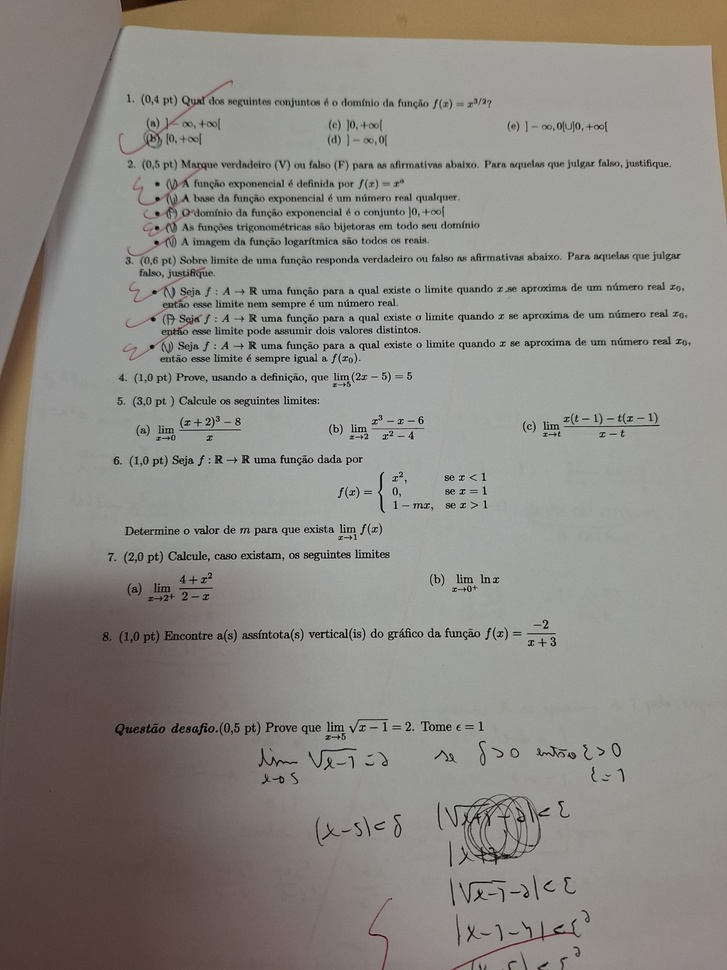
#> input picture imgs/documento.jpg, 727 x 970 px, shrunk from 1200 x 1600 before the run; its folder holds only this picture in this run
$ python 'convolução_manual.py'
#> lines starting #> are read from the running program, lines starting #| are printed output that depends on the picture
import cv2
import numpy as np
import skimage as ski
from skimage.color import rgb2gray
from skimage import io
import matplotlib.pyplot as plt
import os
import time

# Obtém o caminho absoluto do diretório onde o script está
DIRETORIO_SCRIPT = os.path.dirname(os.path.abspath(__file__))
# Assume que a estrutura é .../PDI/FiltragemEspacial/
DIRETORIO_RAIZ_PDI = os.path.dirname(DIRETORIO_SCRIPT)

print(f"Caminho do diretório raiz PDI: {DIRETORIO_RAIZ_PDI}")
print(f"Caminho do diretório de script: {DIRETORIO_SCRIPT}")


# --- Funções de Convolução ---

def aplicar_convolucao_manual(imagem_entrada, kernel):

    imagem_float = imagem_entrada.astype(np.float32)

    # Obtém dimensões da imagem e do kernel
    (altura_img, largura_img) = imagem_float.shape
    (altura_kernel, largura_kernel) = kernel.shape

    # Calcula o padding necessário (assumindo kernels ímpares)
    padding = (largura_kernel - 1) // 2

    # Cria a imagem de saída, que terá o mesmo tamanho da original
    imagem_saida = np.zeros((altura_img, largura_img), dtype=np.float32)

    # Aplica o preenchimento de zeros (padding) nas bordas
    imagem_com_padding = cv2.copyMakeBorder(imagem_float, padding, padding, padding, padding, cv2.BORDER_CONSTANT, value=0)

    # Loop principal: iteração pixel a pixel
    # Itera sobre as coordenadas (y, x) da imagem de saída
    for y in range(altura_img):
        for x in range(largura_img):
            # Extrai a ROI (Região de Interesse) - a janela sob o kernel
            # A janela é extraída da imagem com padding
            regiao_interesse = imagem_com_padding[y:y + altura_kernel, x:x + largura_kernel]

            # Executa a operação de convolução: multiplicação elemento a elemento
            # entre a ROI e o kernel, seguida pela soma.
            valor = (regiao_interesse * kernel).sum()

            # Armazena o valor resultante no pixel (y, x) da imagem de saída
            imagem_saida[y, x] = valor

    return imagem_saida

# Criar diretório de saída antes do loop
DIRETORIO_SAIDA = os.path.join(DIRETORIO_SCRIPT, 'Resultados', 'convolucao_manual')
os.makedirs(DIRETORIO_SAIDA, exist_ok=True)

DIRETORIO_ENTRADA = os.path.join(DIRETORIO_SCRIPT, 'imgs')

for filename in os.listdir(DIRETORIO_ENTRADA):
    # Verifica se é uma imagem válida
    if not filename.lower().endswith(('.png', '.jpg', '.jpeg', '.tif', '.tiff', '.bmp')):
        print(f"Pulando arquivo: {filename} (não é imagem)")
        continue

    # --- Configurações ---
    caminho_completo_imagem = os.path.join(DIRETORIO_ENTRADA, filename)

    print(f"\n=== Processando: {filename} ===")

    # 1. Definição dos Kernels Manuais 3x3
    # Kernel da Média 3x3: Suavização (todos os pesos iguais, somam 1)
    kernel_media_3x3 = np.array([
        [1, 1, 1],
        [1, 1, 1],
        [1, 1, 1]
    ], dtype=np.float32) / 9.0

    # Kernel Laplaciano 3x3: Detecção de Bordas / Nitidez (Soma dos elementos é zero)
    kernel_laplaciano_3x3 = np.array([
        [1, 1, 1],
        [1, -8, 1],
        [1, 1, 1]
    ], dtype=np.float32)

    # --- Processamento ---


    imagem_original = io.imread(caminho_completo_imagem)
#> imagem_original is the input picture: shape (970, 727, 3); mean R, G, B 141.3, 137.6, 132.5

    # Garantir que a imagem esteja em escala de cinza e UINT8 (0-255)
    if imagem_original.ndim == 3:
        if imagem_original.shape[-1] == 4:
            # Imagem RGBA (4 canais) -> remove o Alpha
            imagem_rgb = imagem_original[:, :, :3]
        else:
            # Imagem RGB (3 canais)
            imagem_rgb = imagem_original

        # Converte para escala de cinza
        imagem_cinza = (rgb2gray(imagem_rgb) * 255).astype(np.uint8)
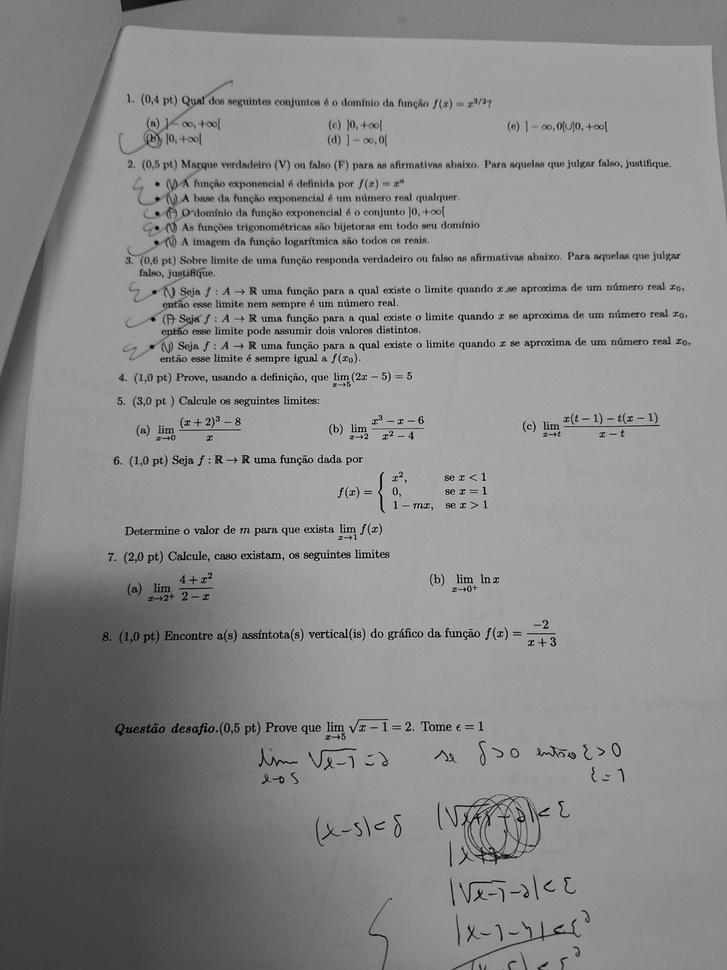
#> imagem_cinza: shape (970, 727); min 0, max 219, mean 137.5
    else:
        imagem_cinza = imagem_original


    print(f"\n--- Aplicando Convolução Manual Pura ({imagem_cinza.shape[0]}x{imagem_cinza.shape[1]}) ---")
#| --- Aplicando Convolução Manual Pura (970x727) ---

    tempo_inicio = time.time()

    # A) Convolução Média
    imagem_media_float = aplicar_convolucao_manual(imagem_cinza, kernel_media_3x3)
#> in aplicar_convolucao_manual, `imagem_com_padding = cv2.copyMakeBorder(imagem_float, padding, padding..`:
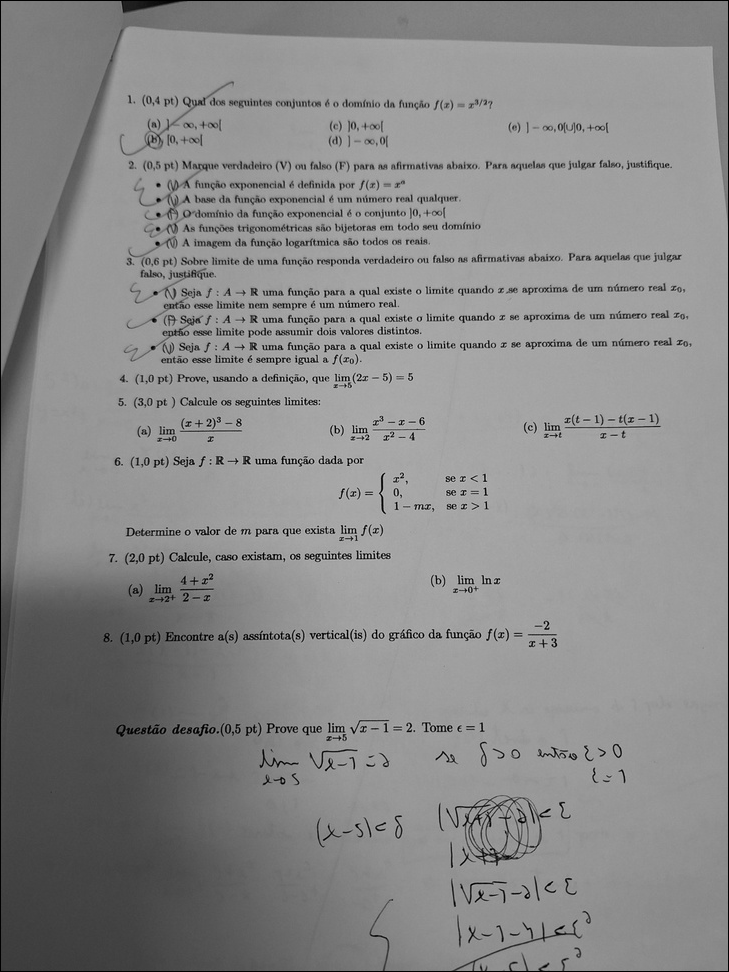
#> imagem_com_padding: shape (972, 729) float32; min 0, max 219, mean 136.8
    imagem_media_uint8 = np.uint8(np.clip(imagem_media_float, 0, 255))

    #Laplaciano
    imagem_laplaciano_float = aplicar_convolucao_manual(imagem_cinza, kernel_laplaciano_3x3)
#> after the loop in aplicar_convolucao_manual (call 2), `for y in range(altura_img):`:
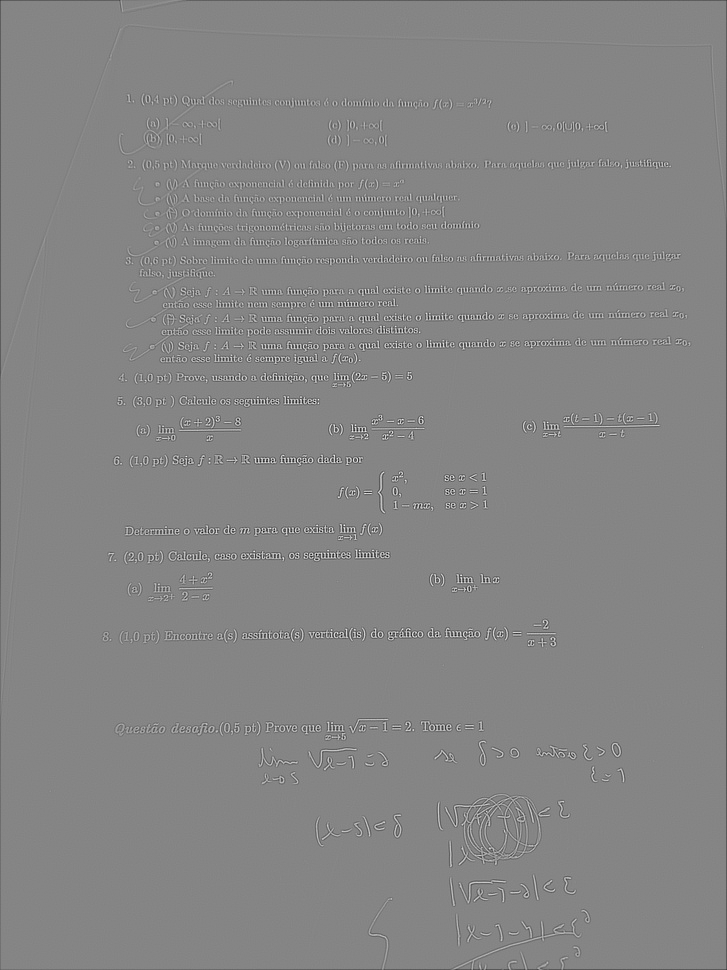
#> imagem_saida: shape (970, 727) float32; min -1264, max 1155, mean -1.7; drawn with min black and max white

    tempo_fim = time.time()
    print(f"Tempo de execução (Python Puro): {tempo_fim - tempo_inicio:.4f} segundos")

    # 3. Processamento do Laplaciano para Visualização
    # O Laplaciano tem valores positivos e negativos. Para visualização (UINT8, 0-255), normalizamos.
    imagem_laplaciano_norm = cv2.normalize(imagem_laplaciano_float, None, 0, 255, cv2.NORM_MINMAX)
    imagem_laplaciano_uint8 = np.uint8(imagem_laplaciano_norm)

    # --- Salvamento Individual ---
    base_name = os.path.splitext(filename)[0]

    path_original = os.path.join(DIRETORIO_SAIDA, f'{base_name}_original.png')
    path_media = os.path.join(DIRETORIO_SAIDA, f'{base_name}_media_3x3.png')
    path_laplaciano = os.path.join(DIRETORIO_SAIDA, f'{base_name}_laplaciano_3x3.png')

    cv2.imwrite(path_original, imagem_cinza)
    cv2.imwrite(path_media, imagem_media_uint8)
    cv2.imwrite(path_laplaciano, imagem_laplaciano_uint8)

    print(f"✓ Salvos em {DIRETORIO_SAIDA}:")
    print(f"  - {os.path.basename(path_original)}")
    print(f"  - {os.path.basename(path_media)}")
    print(f"  - {os.path.basename(path_laplaciano)}")

$ run again, on imgs/pessoa.jpg
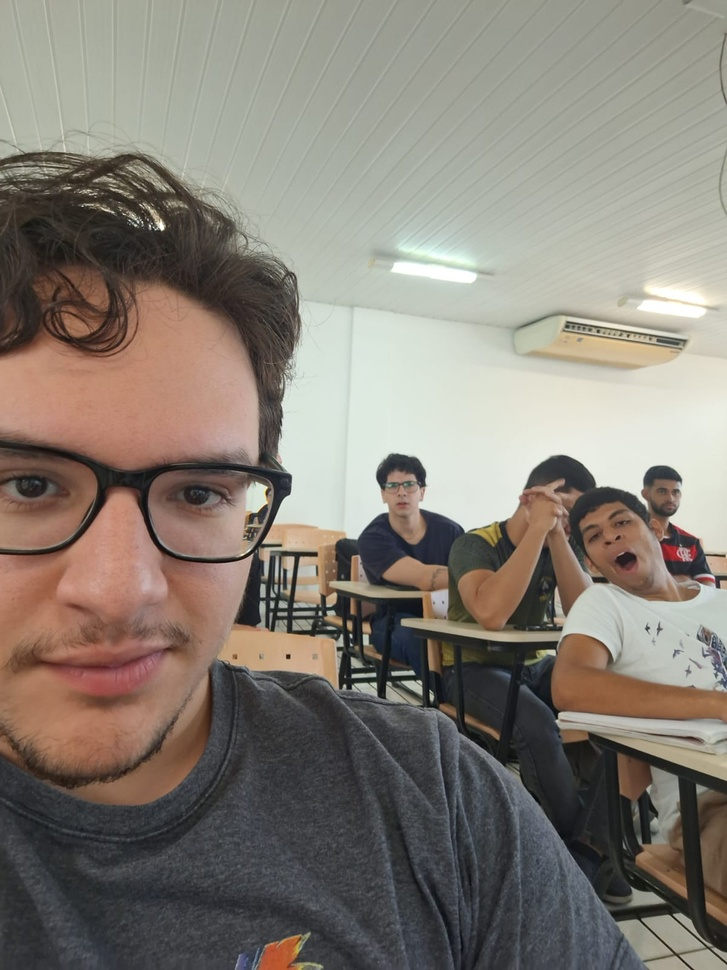
#> input picture imgs/pessoa.jpg, 727 x 970 px, shrunk from 1200 x 1600 before the run
#> imagem_original is the input picture: shape (970, 727, 3); mean R, G, B 133.8, 126.5, 117.3
#> `imagem_cinza = (rgb2gray(imagem_rgb) * 255).astype(np.uint8)`:
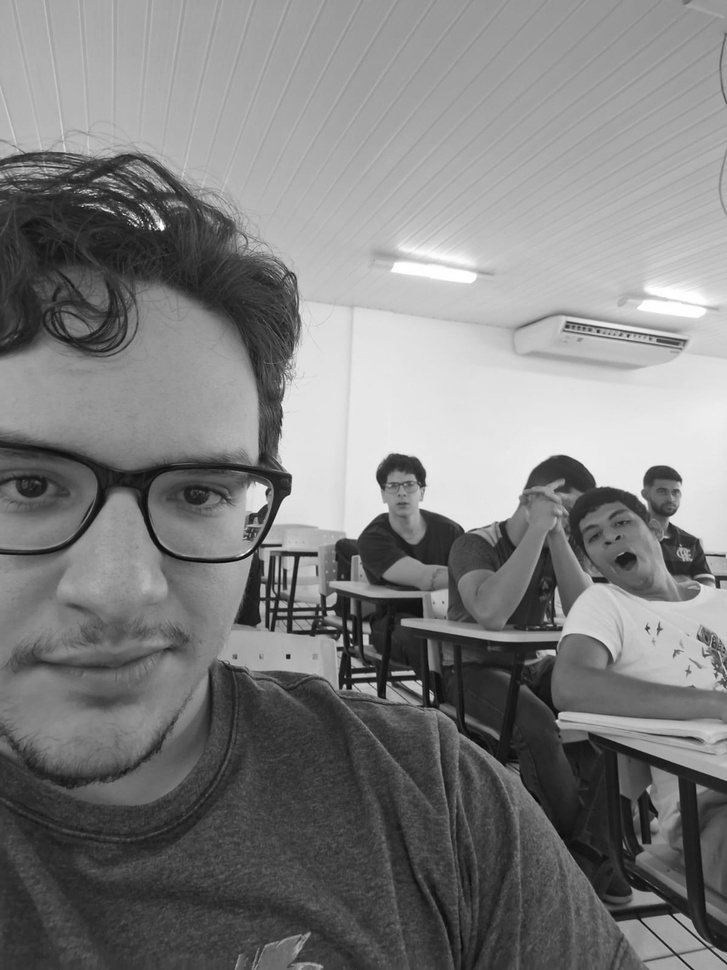
#> imagem_cinza: shape (970, 727); min 5, max 255, mean 126.9
#| --- Aplicando Convolução Manual Pura (970x727) ---
#> after the loop in aplicar_convolucao_manual (call 2), `for y in range(altura_img):`:
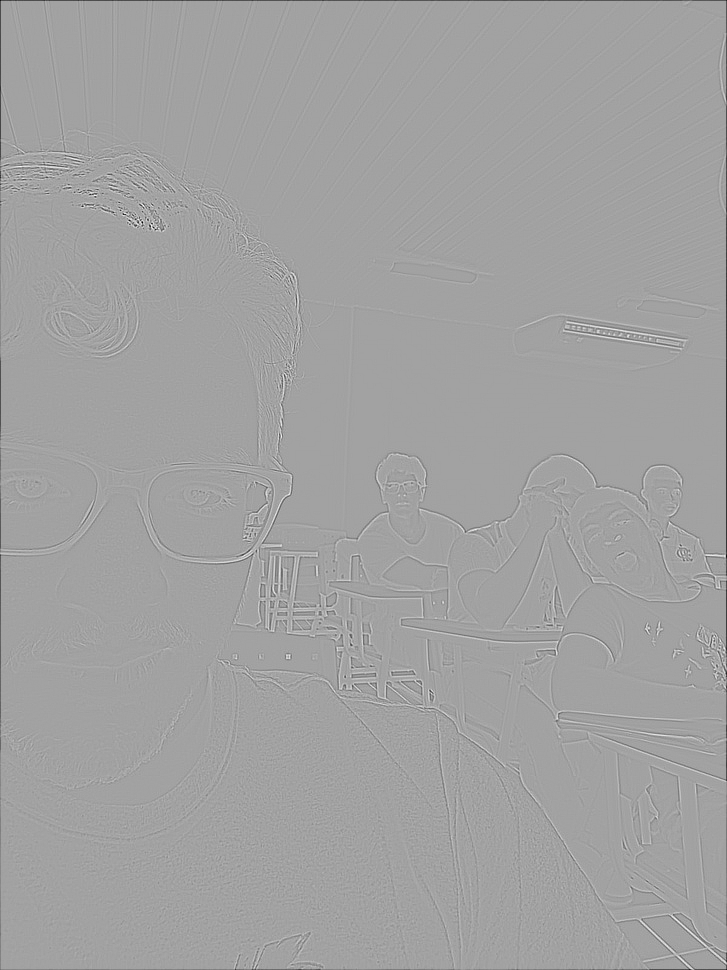
#> imagem_saida: shape (970, 727) float32; min -961, max 551, mean -1.8; drawn with min black and max white

$ run again, on imgs/sono.jpeg
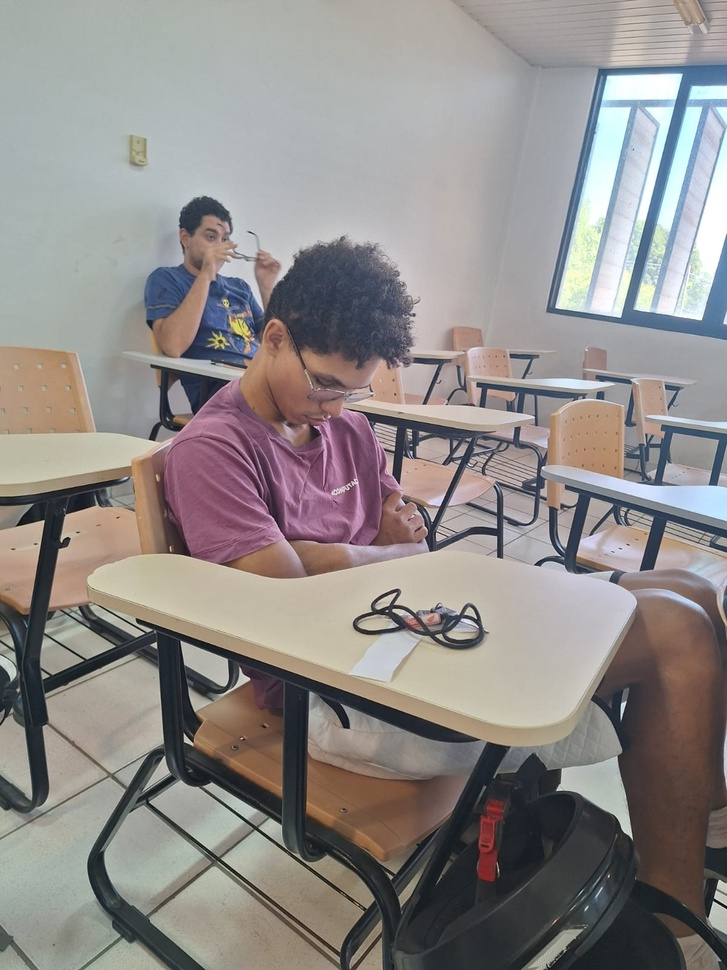
#> input picture imgs/sono.jpeg, 727 x 970 px, shrunk from 1200 x 1600 before the run
#> imagem_original is the input picture: shape (970, 727, 3); mean R, G, B 143.5, 138.8, 136.8
#> `imagem_cinza = (rgb2gray(imagem_rgb) * 255).astype(np.uint8)`:
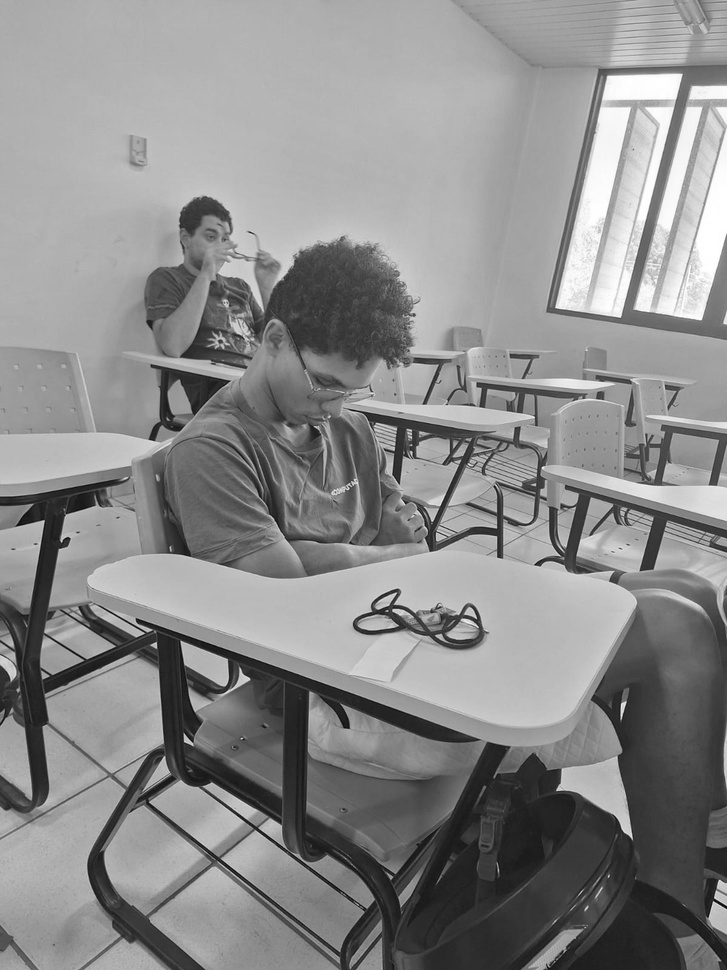
#> imagem_cinza: shape (970, 727); min 4, max 255, mean 139.1
#| --- Aplicando Convolução Manual Pura (970x727) ---
#> in aplicar_convolucao_manual, `imagem_com_padding = cv2.copyMakeBorder(imagem_float, padding, padding..`:
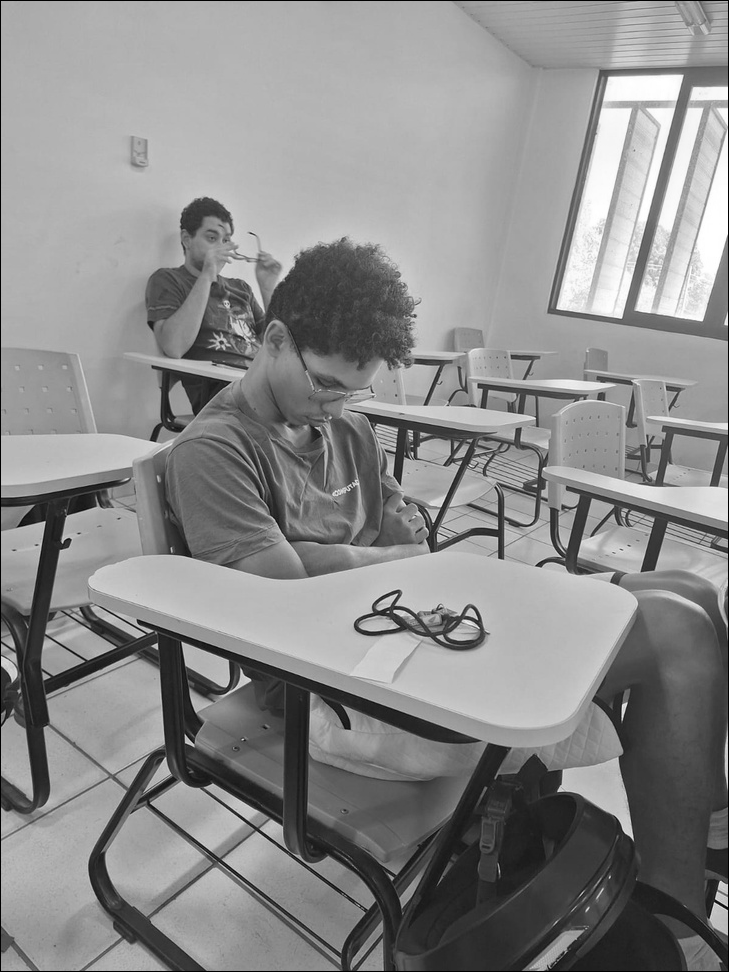
#> imagem_com_padding: shape (972, 729) float32; min 0, max 255, mean 138.5
